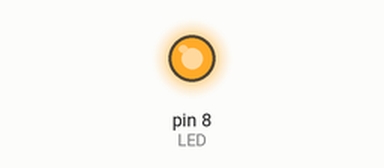
The sketch below on a simulated Arduino Uno, built with avr-gcc and run on an emulated ATmega328P. On the bench: output pins drawn as LEDs (lit = HIGH).

Above: at 0.4 s.
At 2.7 s:
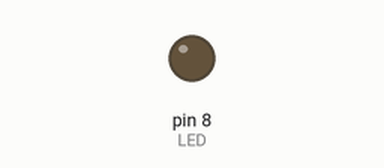
Timing chart, 0 to 3.0 s (numbered marks = the images above):
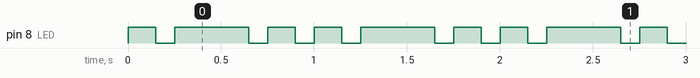

Measured:
- by itself, pin 8 (LED): repeats every 1.0 s: LOW 0.10 s, HIGH 0.40 s, 2 × (LOW 0.10 s, HIGH 0.15 s)
- by itself, everything shown: repeats every 1.0 s, in 6 steps

The sketch:

Pr_3_Blink3_LED.ino
```cpp
/* PROBLEM - 3 morse sos code
       one LED
       blink time - 150 HIGH
                    100 LOW
       Second Blink - 400 HIGH
                      100 LOW
       Third Blink - 150 HIGH
                     100 LOW
 */
int LED = 8;
void setup() {
  pinMode(LED,OUTPUT);
}

void loop() {
  digitalWrite(LED,HIGH);
  delay(150);
  digitalWrite(LED,LOW);
  delay(100);
  digitalWrite(LED,HIGH);
  delay(400);
  digitalWrite(LED,LOW);
  delay(100);
  digitalWrite(LED,HIGH);
  delay(150);
  digitalWrite(LED,LOW);
  delay(100);
}
```
